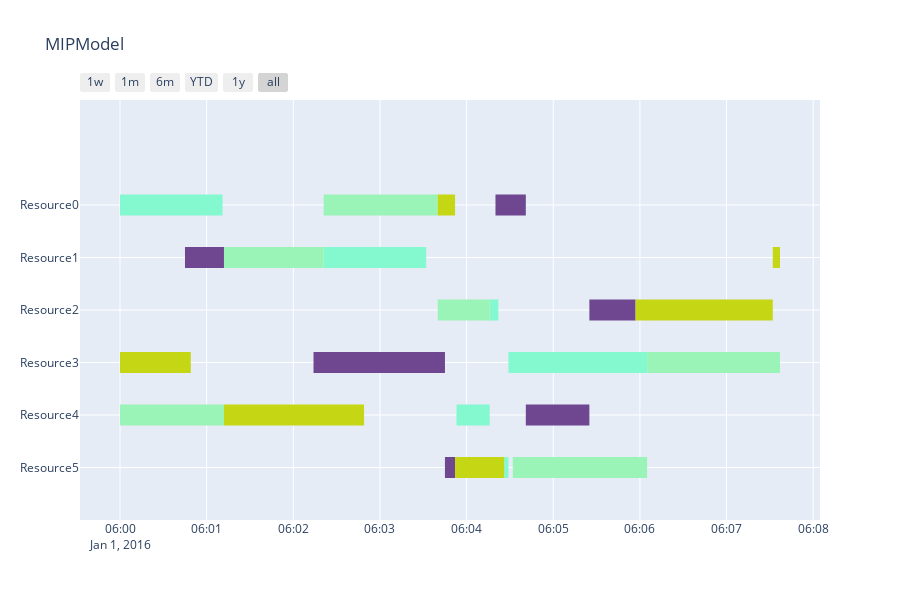

Notebook code for this chart:
### Code cell
durations, machines = jobshop_data_gen(4, 6, 50)
mip = MIPModel(durations, machines)
mip.solve(display=True)
mip.summary()

### Figure 1 — Plotly figure (JSON) as saved in the notebook; plotly's stock layout.template omitted (floating-point values rounded to 4 significant figures)
{"data": [{"fill": "toself", "fillcolor": "rgb(111, 71, 144)", "hoverinfo": "name", "legendgroup": "rgb(111, 71, 144)", "mode": "none", "name": "Job3", "type": "scatter", "x": ["2016-01-01 6:04:20", "2016-01-01 6:04:41", "2016-01-01 6:04:41", "2016-01-01 6:04:20", "2016-01-01 6:04:20", "2016-01-01 6:00:45", "2016-01-01 6:01:12", "2016-01-01 6:01:12", "2016-01-01 6:00:45", "2016-01-01 6:00:45", "2016-01-01 6:05:25", "2016-01-01 6:05:57", "2016-01-01 6:05:57", "2016-01-01 6:05:25", "2016-01-01 6:05:25", "2016-01-01 6:02:14", "2016-01-01 6:03:45", "2016-01-01 6:03:45", "2016-01-01 6:02:14", "2016-01-01 6:02:14", "2016-01-01 6:04:41", "2016-01-01 6:05:25", "2016-01-01 6:05:25", "2016-01-01 6:04:41", "2016-01-01 6:04:41", "2016-01-01 6:03:45", "2016-01-01 6:03:52", "2016-01-01 6:03:52", "2016-01-01 6:03:45"], "y": [4.8, 4.8, 5.2, 5.2, null, 3.8, 3.8, 4.2, 4.2, null, 2.8, 2.8, 3.2, 3.2, null, 1.8, 1.8, 2.2, 2.2, null, 0.8, 0.8, 1.2, 1.2, null, -0.2, -0.2, 0.2, 0.2]}, {"fill": "toself", "fillcolor": "rgb(132, 248, 207)", "hoverinfo": "name", "legendgroup": "rgb(132, 248, 207)", "mode": "none", "name": "Job1", "type": "scatter", "x": ["2016-01-01 6:00:00", "2016-01-01 6:01:11", "2016-01-01 6:01:11", "2016-01-01 6:00:00", "2016-01-01 6:00:00", "2016-01-01 6:02:21", "2016-01-01 6:03:32", "2016-01-01 6:03:32", "2016-01-01 6:02:21", "2016-01-01 6:02:21", "2016-01-01 6:04:16", "2016-01-01 6:04:22", "2016-01-01 6:04:22", "2016-01-01 6:04:16", "2016-01-01 6:04:16", "2016-01-01 6:04:29", "2016-01-01 6:06:05", "2016-01-01 6:06:05", "2016-01-01 6:04:29", "2016-01-01 6:04:29", "2016-01-01 6:03:53", "2016-01-01 6:04:16", "2016-01-01 6:04:16", "2016-01-01 6:03:53", "2016-01-01 6:03:53", "2016-01-01 6:04:26", "2016-01-01 6:04:29", "2016-01-01 6:04:29", "2016-01-01 6:04:26"], "y": [4.8, 4.8, 5.2, 5.2, null, 3.8, 3.8, 4.2, 4.2, null, 2.8, 2.8, 3.2, 3.2, null, 1.8, 1.8, 2.2, 2.2, null, 0.8, 0.8, 1.2, 1.2, null, -0.2, -0.2, 0.2, 0.2]}, {"fill": "toself", "fillcolor": "rgb(155, 244, 183)", "hoverinfo": "name", "legendgroup": "rgb(155, 244, 183)", "mode": "none", "name": "Job2", "type": "scatter", "x": ["2016-01-01 6:02:21", "2016-01-01 6:03:40", "2016-01-01 6:03:40", "2016-01-01 6:02:21", "2016-01-01 6:02:21", "2016-01-01 6:01:12", "2016-01-01 6:02:21", "2016-01-01 6:02:21", "2016-01-01 6:01:12", "2016-01-01 6:01:12", "2016-01-01 6:03:40", "2016-01-01 6:04:16", "2016-01-01 6:04:16", "2016-01-01 6:03:40", "2016-01-01 6:03:40", "2016-01-01 6:06:05", "2016-01-01 6:07:37", "2016-01-01 6:07:37", "2016-01-01 6:06:05", "2016-01-01 6:06:05", "2016-01-01 6:00:00", "2016-01-01 6:01:12", "2016-01-01 6:01:12", "2016-01-01 6:00:00", "2016-01-01 6:00:00", "2016-01-01 6:04:32", "2016-01-01 6:06:05", "2016-01-01 6:06:05", "2016-01-01 6:04:32"], "y": [4.8, 4.8, 5.2, 5.2, null, 3.8, 3.8, 4.2, 4.2, null, 2.8, 2.8, 3.2, 3.2, null, 1.8, 1.8, 2.2, 2.2, null, 0.8, 0.8, 1.2, 1.2, null, -0.2, -0.2, 0.2, 0.2]}, {"fill": "toself", "fillcolor": "rgb(197, 215, 20)", "hoverinfo": "name", "legendgroup": "rgb(197, 215, 20)", "mode": "none", "name": "Job0", "type": "scatter", "x": ["2016-01-01 6:03:40", "2016-01-01 6:03:52", "2016-01-01 6:03:52", "2016-01-01 6:03:40", "2016-01-01 6:03:40", "2016-01-01 6:07:32", "2016-01-01 6:07:37", "2016-01-01 6:07:37", "2016-01-01 6:07:32", "2016-01-01 6:07:32", "2016-01-01 6:05:57", "2016-01-01 6:07:32", "2016-01-01 6:07:32", "2016-01-01 6:05:57", "2016-01-01 6:05:57", "2016-01-01 6:00:00", "2016-01-01 6:00:49", "2016-01-01 6:00:49", "2016-01-01 6:00:00", "2016-01-01 6:00:00", "2016-01-01 6:01:12", "2016-01-01 6:02:49", "2016-01-01 6:02:49", "2016-01-01 6:01:12", "2016-01-01 6:01:12", "2016-01-01 6:03:52", "2016-01-01 6:04:26", "2016-01-01 6:04:26", "2016-01-01 6:03:52"], "y": [4.8, 4.8, 5.2, 5.2, null, 3.8, 3.8, 4.2, 4.2, null, 2.8, 2.8, 3.2, 3.2, null, 1.8, 1.8, 2.2, 2.2, null, 0.8, 0.8, 1.2, 1.2, null, -0.2, -0.2, 0.2, 0.2]}, {"legendgroup": "rgb(111, 71, 144)", "marker": {"color": "rgb(111, 71, 144)", "opacity": 0, "size": 1}, "mode": "markers", "name": "", "showlegend": false, "text": [null, null, null, null, null, null, null, null, null, null, null, null], "type": "scatter", "x": ["2016-01-01 6:04:20", "2016-01-01 6:04:41", "2016-01-01 6:00:45", "2016-01-01 6:01:12", "2016-01-01 6:05:25", "2016-01-01 6:05:57", "2016-01-01 6:02:14", "2016-01-01 6:03:45", "2016-01-01 6:04:41", "2016-01-01 6:05:25", "2016-01-01 6:03:45", "2016-01-01 6:03:52"], "y": [5, 5, 4, 4, 3, 3, 2, 2, 1, 1, 0, 0]}, {"legendgroup": "rgb(132, 248, 207)", "marker": {"color": "rgb(132, 248, 207)", "opacity": 0, "size": 1}, "mode": "markers", "name": "", "showlegend": false, "text": [null, null, null, null, null, null, null, null, null, null, null, null], "type": "scatter", "x": ["2016-01-01 6:00:00", "2016-01-01 6:01:11", "2016-01-01 6:02:21", "2016-01-01 6:03:32", "2016-01-01 6:04:16", "2016-01-01 6:04:22", "2016-01-01 6:04:29", "2016-01-01 6:06:05", "2016-01-01 6:03:53", "2016-01-01 6:04:16", "2016-01-01 6:04:26", "2016-01-01 6:04:29"], "y": [5, 5, 4, 4, 3, 3, 2, 2, 1, 1, 0, 0]}, {"legendgroup": "rgb(155, 244, 183)", "marker": {"color": "rgb(155, 244, 183)", "opacity": 0, "size": 1}, "mode": "markers", "name": "", "showlegend": false, "text": [null, null, null, null, null, null, null, null, null, null, null, null], "type": "scatter", "x": ["2016-01-01 6:02:21", "2016-01-01 6:03:40", "2016-01-01 6:01:12", "2016-01-01 6:02:21", "2016-01-01 6:03:40", "2016-01-01 6:04:16", "2016-01-01 6:06:05", "2016-01-01 6:07:37", "2016-01-01 6:00:00", "2016-01-01 6:01:12", "2016-01-01 6:04:32", "2016-01-01 6:06:05"], "y": [5, 5, 4, 4, 3, 3, 2, 2, 1, 1, 0, 0]}, {"legendgroup": "rgb(197, 215, 20)", "marker": {"color": "rgb(197, 215, 20)", "opacity": 0, "size": 1}, "mode": "markers", "name": "", "showlegend": false, "text": [null, null, null, null, null, null, null, null, null, null, null, null], "type": "scatter", "x": ["2016-01-01 6:03:40", "2016-01-01 6:03:52", "2016-01-01 6:07:32", "2016-01-01 6:07:37", "2016-01-01 6:05:57", "2016-01-01 6:07:32", "2016-01-01 6:00:00", "2016-01-01 6:00:49", "2016-01-01 6:01:12", "2016-01-01 6:02:49", "2016-01-01 6:03:52", "2016-01-01 6:04:26"], "y": [5, 5, 4, 4, 3, 3, 2, 2, 1, 1, 0, 0]}], "layout": {"height": 600, "hovermode": "closest", "showlegend": false, "title": {"text": "MIPModel"}, "xaxis": {"rangeselector": {"buttons": [{"count": 7, "label": "1w", "step": "day", "stepmode": "backward"}, {"count": 1, "label": "1m", "step": "month", "stepmode": "backward"}, {"count": 6, "label": "6m", "step": "month", "stepmode": "backward"}, {"count": 1, "label": "YTD", "step": "year", "stepmode": "todate"}, {"count": 1, "label": "1y", "step": "year", "stepmode": "backward"}, {"step": "all"}]}, "showgrid": true, "type": "date", "zeroline": false}, "yaxis": {"autorange": false, "range": [-1, 7], "showgrid": true, "ticktext": ["Resource5", "Resource4", "Resource3", "Resource2", "Resource1", "Resource0"], "tickvals": [0, 1, 2, 3, 4, 5], "zeroline": false}}}
